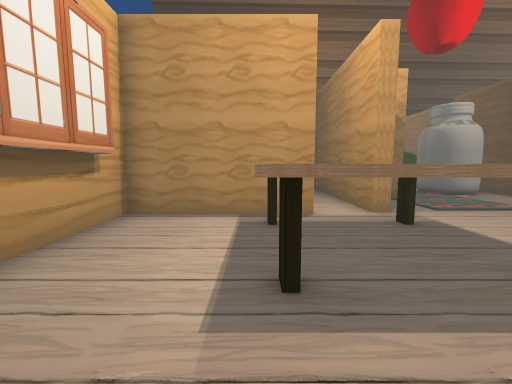
View 1 (above)

17 first-person views from a walk through a scene from a Unity 3-D project. The camera is 1.3 m above the floor, tilts 6° down and sees 90° across. Doors are open. The floor is counted in squares, 1 m on a side. Each view is taken from the middle of a square. On the plan, view 1 faces up. The plan holds only what a view shows up to about 13 squares ahead; the rest is blank. The place goes on beyond the plan. The player character is not drawn. Some surface patterns are stand-ins.

View 2
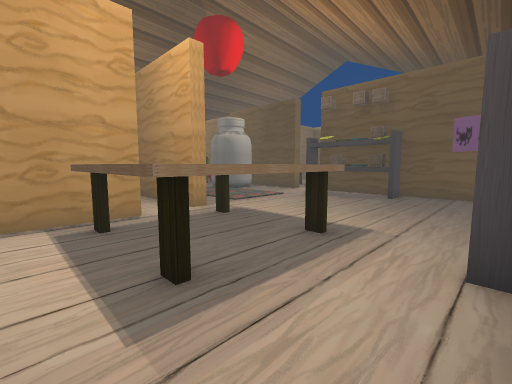

View 3
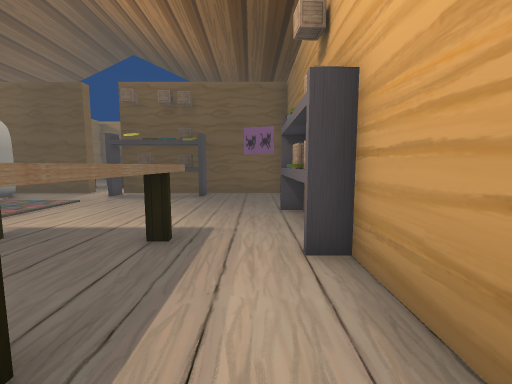

View 4
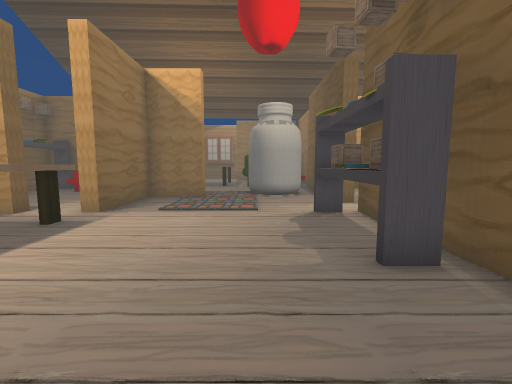

View 5
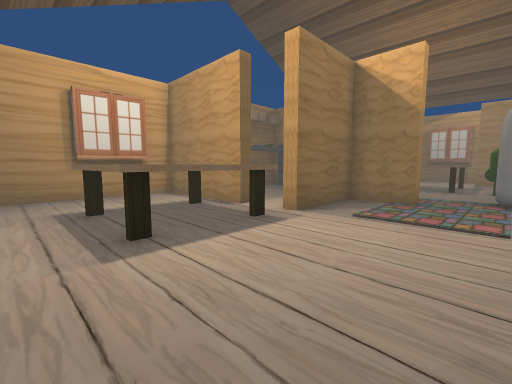

View 6
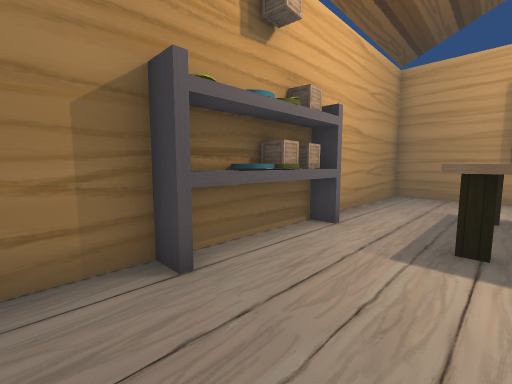

View 7
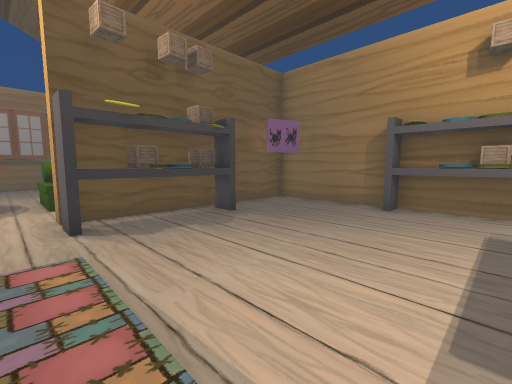

View 8
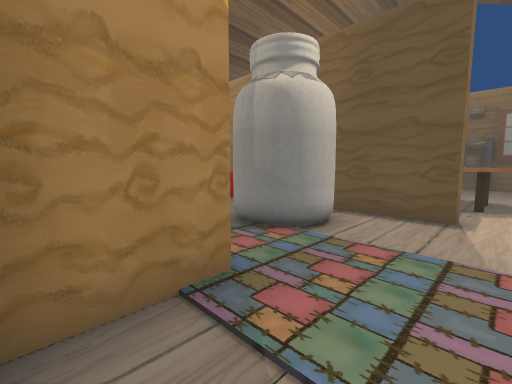

View 9
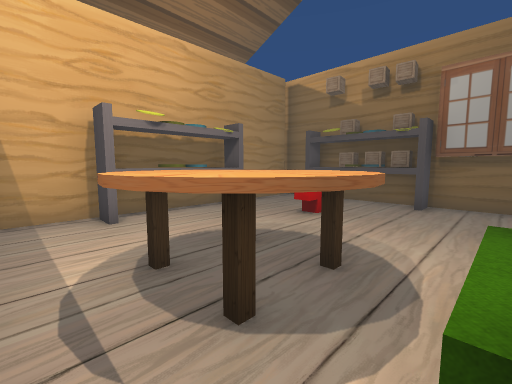

View 10
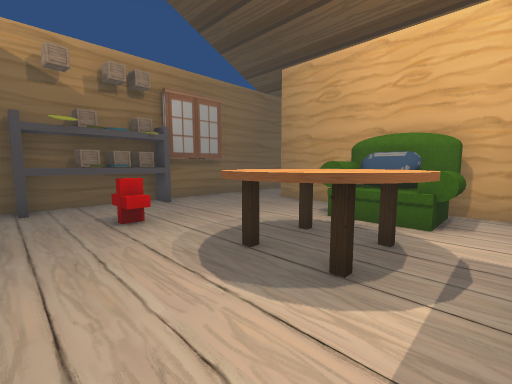

View 11
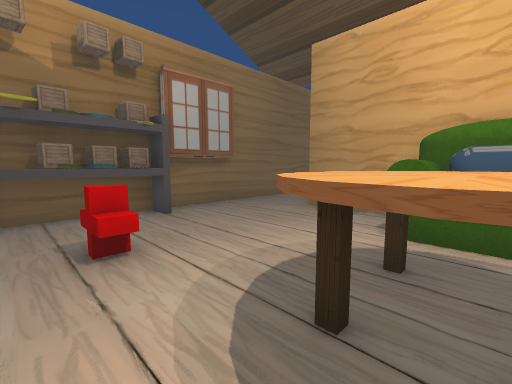

View 12
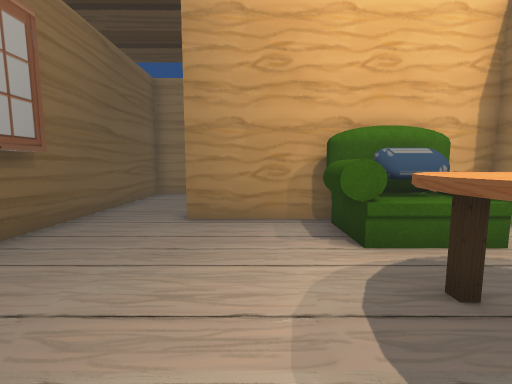

View 13
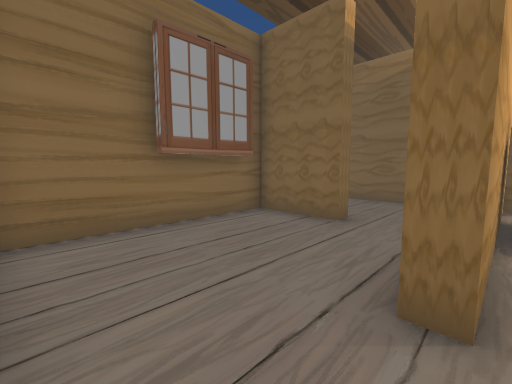

View 14
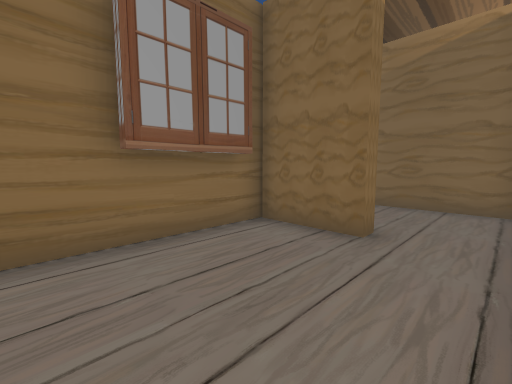

View 15
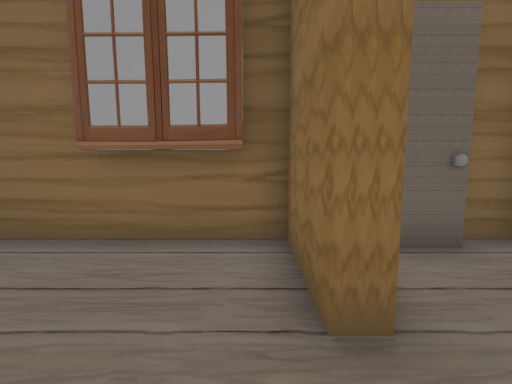

View 16
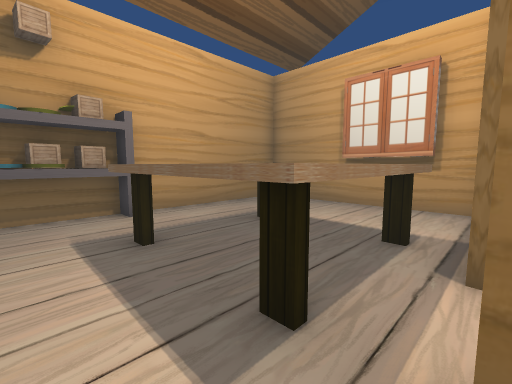

View 17
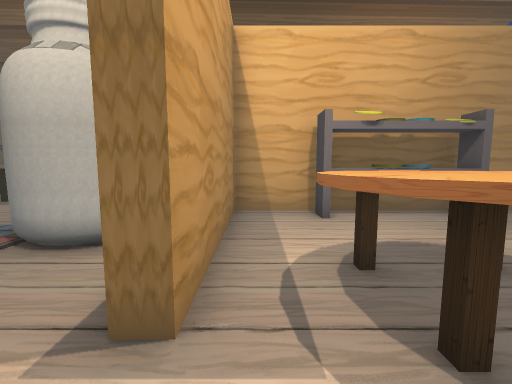

### Floor plan
Points are (right, up) in squares from view 1. A wall is a line through its corners. A room is listed if a view was taken in it or the views show most of it. See-through windows are left out.
Room 1 (views 1, 2, 3, 4, 5, 6, 7, 8, 16)
walls: (1.5, 6.7) (-3.4, 6.7) (-3.4, -0.4) (2.4, -0.4); (3.9, -0.4) (10.9, -0.4) (10.9, 7.2); (5.9, 10.3) (3.7, 10.3) (3.7, 7) (3.2, 7); (10.9, 8.8) (10.9, 13.1); (-3, 5.5) (-3, 3)
ways out: open door at (11, 8.5) to room 2; open door at (2.5, 7)
objects: table (0, 3) to (3, 6); shelf (3, 0) to (6, 0); jar (7, 11); rug (8, 11); shelf (10, 3) to (10, 7)
Room 2 (views 9, 10, 11, 12, 17)
walls: (21.4, 12.4) (21.4, 14.5); (20.9, 6) (20.9, 8.6); (21.1, 14.2) (11.4, 14.2) (11.4, 8.8); (11.4, 4.9) (18.7, 4.9) (18.7, 4.4); (21.4, 5.6) (21.4, 10.1)
ways out: open door at (11, 8.5) to room 1; opening at (19.5, 5.5) to room 3
objects: sofa (13, 6) to (15, 7); table (13, 8) to (15, 11); shelf (14, 13) to (17, 14); other object (18, 11); shelf (21, 9) to (21, 12)
Room 3 (views 13, 14, 15)
walls: (16.1, 0.1) (18.8, 0.1); (14.9, 2.2) (15.4, 2.2) (15.4, -0.4) (21.4, -0.4) (21.4, 5.6)
ways out: opening at (19.5, 5.5) to room 2; opening at (15, 3.5) to room 4
Room 4 (no view inside)
walls: (12.8, 0.1) (13.8, 0.1); (11.4, 4.1) (11.4, 0.5); (11.5, -0.4) (12.4, -0.4)
ways out: opening at (15, 3.5) to room 3

Where each view was taken, in squares from view 1:
view 1: 0 up, 0 right, facing up
view 2: 0 up, 1 left, facing up-right
view 3: 1 up, 1 left, facing right
view 4: 0 up, 8 right, facing up
view 5: 1 up, 8 right, facing up-left
view 6: 3 up, 8 right, facing down-left
view 7: 8 up, 4 right, facing down-right
view 8: 8 up, 4 right, facing up-right
view 9: 7 up, 12 right, facing up-right
view 10: 13 up, 12 right, facing down-right
view 11: 12 up, 14 right, facing down-right
view 12: 11 up, 17 right, facing down
view 13: 5 up, 21 right, facing down-left
view 14: 4 up, 20 right, facing down-left
view 15: 4 up, 16 right, facing down
view 16: 7 up, 5 right, facing down-left
view 17: 7 up, 12 right, facing up
